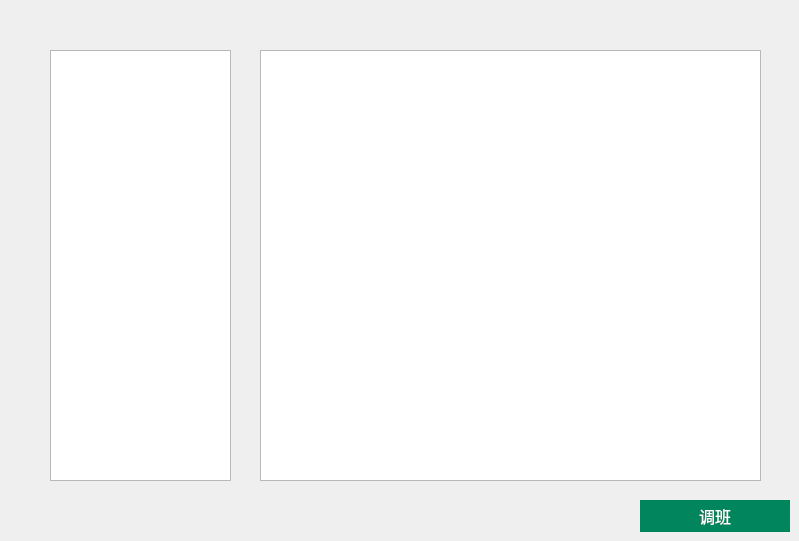
    <widget class="QWidget" name="updateEmpWidget">
     <property name="styleSheet">
      <string notr="true">#updateEmpWidget
{
	background:#2D2D2D;
}

</string>
     </property>
     <widget class="QPushButton" name="pushButton_7">
      <property name="geometry">
       <rect>
        <x>640</x>
        <y>500</y>
        <width>150</width>
        <height>32</height>
       </rect>
      </property>
      <property name="font">
       <font>
        <family>华文中宋</family>
        <pointsize>12</pointsize>
       </font>
      </property>
      <property name="cursor">
       <cursorShape>PointingHandCursor</cursorShape>
      </property>
      <property name="focusPolicy">
       <enum>Qt::FocusPolicy::TabFocus</enum>
      </property>
      <property name="styleSheet">
       <string notr="true">#pushButton_7
{
	background:#00855C;
	border:none;
	color:white;
}

#pushButton_7:hover
{
	background:#2D2D2D;
	border:2px solid #00855C;
	color:#00855C;
}</string>
      </property>
      <property name="text">
       <string>调班</string>
      </property>
     </widget>
     <widget class="QLabel" name="updateEmpID">
      <property name="geometry">
       <rect>
        <x>485</x>
        <y>23</y>
        <width>191</width>
        <height>31</height>
       </rect>
      </property>
      <property name="font">
       <font>
        <family>Arial</family>
        <pointsize>11</pointsize>
        <italic>true</italic>
       </font>
      </property>
      <property name="styleSheet">
       <string notr="true">color:white;
font-style:italic;</string>
      </property>
      <property name="text">
       <string>&lt;html&gt;&lt;head/&gt;&lt;body&gt;&lt;p&gt;&lt;br/&gt;&lt;/p&gt;&lt;/body&gt;&lt;/html&gt;</string>
      </property>
     </widget>
     <widget class="QLabel" name="labeltologin">
      <property name="geometry">
       <rect>
        <x>390</x>
        <y>250</y>
        <width>101</width>
        <height>21</height>
       </rect>
      </property>
      <property name="text">
       <string>请先登录</string>
      </property>
     </widget>
     <widget class="QTreeView" name="treeView">
      <property name="geometry">
       <rect>
        <x>50</x>
        <y>50</y>
        <width>181</width>
        <height>431</height>
       </rect>
      </property>
      <property name="styleSheet">
       <string notr="true">font:11pt &quot;华文中宋&quot;;</string>
      </property>
      <property name="editTriggers">
       <set>QAbstractItemView::EditTrigger::NoEditTriggers</set>
      </property>
      <property name="showDropIndicator" stdset="0">
       <bool>true</bool>
      </property>
     </widget>
     <widget class="QTableView" name="workTableView">
      <property name="geometry">
       <rect>
        <x>260</x>
        <y>50</y>
        <width>501</width>
        <height>431</height>
       </rect>
      </property>
      <property name="layoutDirection">
       <enum>Qt::LayoutDirection::LeftToRight</enum>
      </property>
      <property name="styleSheet">
       <string notr="true">font: 11pt &quot;华文中宋&quot;;</string>
      </property>
      <property name="editTriggers">
       <set>QAbstractItemView::EditTrigger::NoEditTriggers</set>
      </property>
     </widget>
    </widget>
